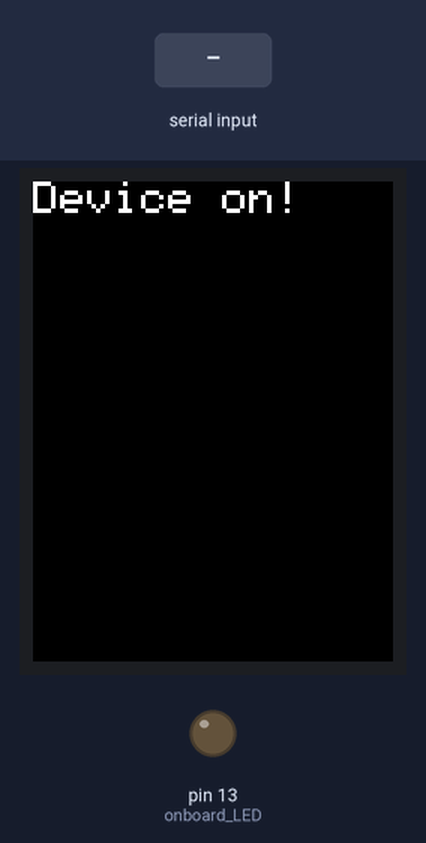
A sketch run on a simulated Arduino Uno, built with avr-gcc and run on an emulated ATmega328P. On the bench: 240×320 colour display, output pins drawn as LEDs (lit = HIGH). The inputs (shaded band) are chosen by the test bench. What the sketch prints to the serial monitor is not drawn.

Above: at 1.4 s.
1.5 s: "F" received over the second serial link
At 2.5 s:
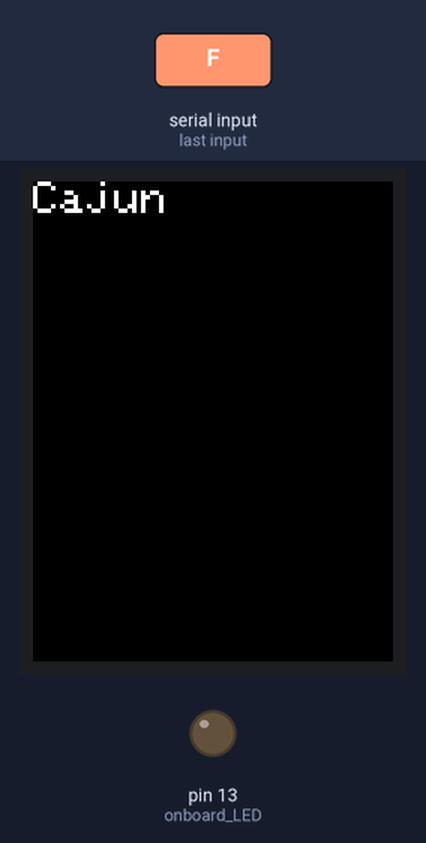
3.3 s: "N" received over the second serial link
At 5.1 s:
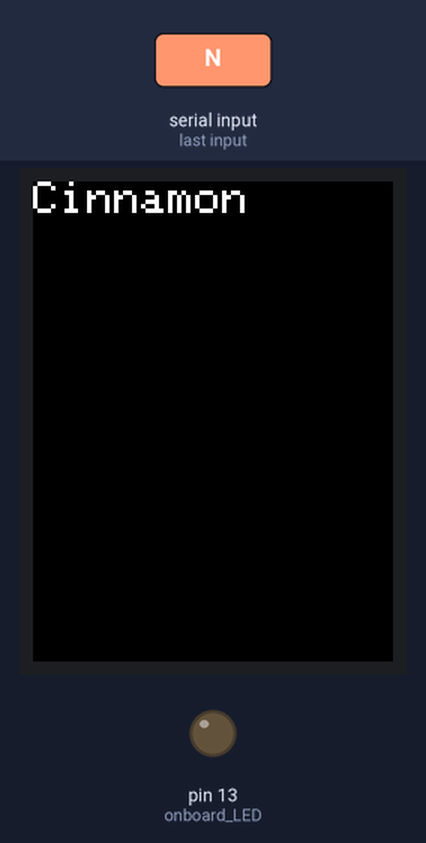
Timing chart, 0 to 6.6 s (numbered marks = the images above; inputs shaded):
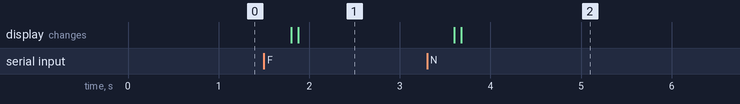

The sketch:

bluetooth_screen_test.ino
```cpp
#include <SoftwareSerial.h>
#include "SPI.h"
#include "Adafruit_GFX.h"
#include "Adafruit_ILI9341.h"

// For the Adafruit shield, these are the default.
#define TFT_DC 9
#define TFT_CS 10

// Use hardware SPI (on Uno, #13, #12, #11) and the above for CS/DC
Adafruit_ILI9341 tft = Adafruit_ILI9341(TFT_CS, TFT_DC);

SoftwareSerial HM10(2, 3); // RX = 0, TX = 1
char appData;
String inData = "";

void setup() {
  Serial.begin(9600);
  Serial.println("HM10 serial started at 9600");
  HM10.begin(9600); // set HM10 serial at 9600 baud rate
  pinMode(13, OUTPUT); // onboard LED
  digitalWrite(13, LOW); // switch OFF LED

    tft.begin();

  // read diagnostics (optional but can help debug problems)
  uint8_t x = tft.readcommand8(ILI9341_RDMODE);
  Serial.print("Display Power Mode: 0x"); Serial.println(x, HEX);
  x = tft.readcommand8(ILI9341_RDMADCTL);
  Serial.print("MADCTL Mode: 0x"); Serial.println(x, HEX);
  x = tft.readcommand8(ILI9341_RDPIXFMT);
  Serial.print("Pixel Format: 0x"); Serial.println(x, HEX);
  x = tft.readcommand8(ILI9341_RDIMGFMT);
  Serial.print("Image Format: 0x"); Serial.println(x, HEX);
  x = tft.readcommand8(ILI9341_RDSELFDIAG);
  Serial.print("Self Diagnostic: 0x"); Serial.println(x, HEX);

  testText("Device on!");
}


void loop() {
  HM10.listen();  // listen the HM10 port
  while (HM10.available() > 0) {   // if HM10 sends something then read
    delay(300);
    appData = HM10.read();
    inData = String(appData);  // save the data in string format
    Serial.write(appData);

    if (inData == "F") {
      Serial.println("LED OFF");
      testText("Cajun");
    }

    if (inData == "N") {
      Serial.println("LED ON");
      testText("Cinnamon");
    }
  }

//  if (Serial.available()) {           // Read user input if available.
//    delay(10);
//    HM10.write(Serial.read());
//  }
}

void testText(String string) {
  tft.fillScreen(ILI9341_BLACK);
  tft.setCursor(0, 0);
  tft.setTextColor(ILI9341_WHITE);
  tft.setTextSize(3);
  tft.println(string);
}
```

Measured:
- after the input at 1.5 s, the display: first changes after 0.30 s (image 1 shows a later state)
- after the input at 3.3 s, the display: first changes after 0.30 s (image 2 shows a later state)
